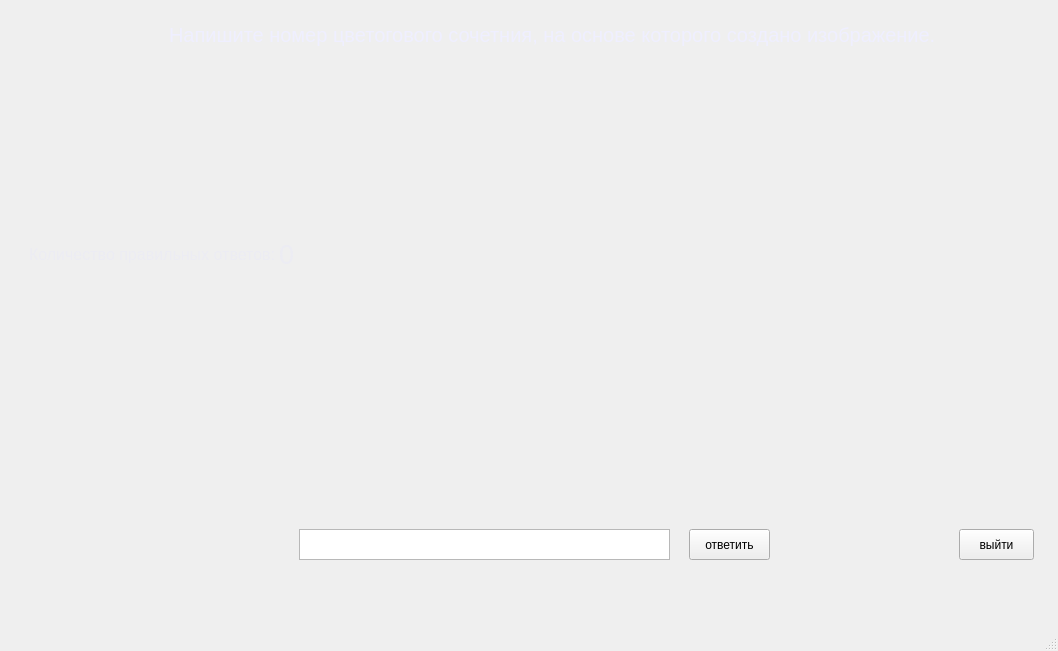
<?xml version="1.0" encoding="UTF-8"?>
<ui version="4.0">
 <class>MainWindow</class>
 <widget class="QMainWindow" name="MainWindow">
  <property name="geometry">
   <rect>
    <x>0</x>
    <y>0</y>
    <width>1058</width>
    <height>651</height>
   </rect>
  </property>
  <property name="minimumSize">
   <size>
    <width>1050</width>
    <height>600</height>
   </size>
  </property>
  <property name="windowTitle">
   <string>Тест</string>
  </property>
  <widget class="QWidget" name="centralwidget">
   <layout class="QHBoxLayout" name="horizontalLayout">
    <item>
     <widget class="QWidget" name="widget" native="true">
      <widget class="QTextEdit" name="answer">
       <property name="geometry">
        <rect>
         <x>290</x>
         <y>520</y>
         <width>371</width>
         <height>31</height>
        </rect>
       </property>
       <property name="html">
        <string>&lt;!DOCTYPE HTML PUBLIC &quot;-//W3C//DTD HTML 4.0//EN&quot; &quot;http://www.w3.org/TR/REC-html40/strict.dtd&quot;&gt;
&lt;html&gt;&lt;head&gt;&lt;meta name=&quot;qrichtext&quot; content=&quot;1&quot; /&gt;&lt;style type=&quot;text/css&quot;&gt;
p, li { white-space: pre-wrap; }
&lt;/style&gt;&lt;/head&gt;&lt;body style=&quot; font-family:'MS Shell Dlg 2'; font-size:8.25pt; font-weight:400; font-style:normal;&quot;&gt;
&lt;p style=&quot;-qt-paragraph-type:empty; margin-top:0px; margin-bottom:0px; margin-left:0px; margin-right:0px; -qt-block-indent:0; text-indent:0px;&quot;&gt;&lt;br /&gt;&lt;/p&gt;&lt;/body&gt;&lt;/html&gt;</string>
       </property>
      </widget>
      <widget class="QLabel" name="piclbl">
       <property name="geometry">
        <rect>
         <x>310</x>
         <y>70</y>
         <width>591</width>
         <height>411</height>
        </rect>
       </property>
       <property name="text">
        <string/>
       </property>
      </widget>
      <widget class="QPushButton" name="btn">
       <property name="geometry">
        <rect>
         <x>680</x>
         <y>520</y>
         <width>81</width>
         <height>31</height>
        </rect>
       </property>
       <property name="text">
        <string>ответить</string>
       </property>
      </widget>
      <widget class="QLabel" name="label">
       <property name="geometry">
        <rect>
         <x>160</x>
         <y>0</y>
         <width>771</width>
         <height>51</height>
        </rect>
       </property>
       <property name="palette">
        <palette>
         <active>
          <colorrole role="WindowText">
           <brush brushstyle="SolidPattern">
            <color alpha="255">
             <red>203</red>
             <green>203</green>
             <blue>217</blue>
            </color>
           </brush>
          </colorrole>
          <colorrole role="Button">
           <brush brushstyle="SolidPattern">
            <color alpha="255">
             <red>45</red>
             <green>134</green>
             <blue>217</blue>
            </color>
           </brush>
          </colorrole>
          <colorrole role="Window">
           <brush brushstyle="SolidPattern">
            <color alpha="255">
             <red>22</red>
             <green>14</green>
             <blue>14</blue>
            </color>
           </brush>
          </colorrole>
         </active>
         <inactive>
          <colorrole role="WindowText">
           <brush brushstyle="SolidPattern">
            <color alpha="255">
             <red>239</red>
             <green>239</green>
             <blue>255</blue>
            </color>
           </brush>
          </colorrole>
          <colorrole role="Button">
           <brush brushstyle="SolidPattern">
            <color alpha="255">
             <red>45</red>
             <green>134</green>
             <blue>217</blue>
            </color>
           </brush>
          </colorrole>
          <colorrole role="Window">
           <brush brushstyle="SolidPattern">
            <color alpha="255">
             <red>203</red>
             <green>203</green>
             <blue>217</blue>
            </color>
           </brush>
          </colorrole>
         </inactive>
         <disabled>
          <colorrole role="WindowText">
           <brush brushstyle="SolidPattern">
            <color alpha="255">
             <red>120</red>
             <green>120</green>
             <blue>120</blue>
            </color>
           </brush>
          </colorrole>
          <colorrole role="Button">
           <brush brushstyle="SolidPattern">
            <color alpha="255">
             <red>45</red>
             <green>134</green>
             <blue>217</blue>
            </color>
           </brush>
          </colorrole>
          <colorrole role="Window">
           <brush brushstyle="SolidPattern">
            <color alpha="255">
             <red>203</red>
             <green>203</green>
             <blue>217</blue>
            </color>
           </brush>
          </colorrole>
         </disabled>
        </palette>
       </property>
       <property name="font">
        <font>
         <family>Cantarell</family>
         <pointsize>15</pointsize>
         <weight>50</weight>
         <bold>false</bold>
         <strikeout>false</strikeout>
         <stylestrategy>PreferDefault</stylestrategy>
         <kerning>true</kerning>
        </font>
       </property>
       <property name="text">
        <string>Напишите номер цветогового сочетния, на основе которого создано изображение.</string>
       </property>
      </widget>
      <widget class="QPushButton" name="exit">
       <property name="geometry">
        <rect>
         <x>950</x>
         <y>520</y>
         <width>75</width>
         <height>31</height>
        </rect>
       </property>
       <property name="text">
        <string>выйти</string>
       </property>
      </widget>
      <widget class="QLabel" name="count">
       <property name="geometry">
        <rect>
         <x>270</x>
         <y>220</y>
         <width>51</width>
         <height>51</height>
        </rect>
       </property>
       <property name="palette">
        <palette>
         <active>
          <colorrole role="WindowText">
           <brush brushstyle="SolidPattern">
            <color alpha="255">
             <red>236</red>
             <green>236</green>
             <blue>243</blue>
            </color>
           </brush>
          </colorrole>
          <colorrole role="Button">
           <brush brushstyle="SolidPattern">
            <color alpha="255">
             <red>45</red>
             <green>134</green>
             <blue>217</blue>
            </color>
           </brush>
          </colorrole>
          <colorrole role="Window">
           <brush brushstyle="SolidPattern">
            <color alpha="255">
             <red>22</red>
             <green>14</green>
             <blue>14</blue>
            </color>
           </brush>
          </colorrole>
         </active>
         <inactive>
          <colorrole role="WindowText">
           <brush brushstyle="SolidPattern">
            <color alpha="255">
             <red>236</red>
             <green>236</green>
             <blue>243</blue>
            </color>
           </brush>
          </colorrole>
          <colorrole role="Button">
           <brush brushstyle="SolidPattern">
            <color alpha="255">
             <red>45</red>
             <green>134</green>
             <blue>217</blue>
            </color>
           </brush>
          </colorrole>
          <colorrole role="Window">
           <brush brushstyle="SolidPattern">
            <color alpha="255">
             <red>203</red>
             <green>203</green>
             <blue>217</blue>
            </color>
           </brush>
          </colorrole>
         </inactive>
         <disabled>
          <colorrole role="WindowText">
           <brush brushstyle="SolidPattern">
            <color alpha="255">
             <red>120</red>
             <green>120</green>
             <blue>120</blue>
            </color>
           </brush>
          </colorrole>
          <colorrole role="Button">
           <brush brushstyle="SolidPattern">
            <color alpha="255">
             <red>45</red>
             <green>134</green>
             <blue>217</blue>
            </color>
           </brush>
          </colorrole>
          <colorrole role="Window">
           <brush brushstyle="SolidPattern">
            <color alpha="255">
             <red>203</red>
             <green>203</green>
             <blue>217</blue>
            </color>
           </brush>
          </colorrole>
         </disabled>
        </palette>
       </property>
       <property name="font">
        <font>
         <family>Cantarell</family>
         <pointsize>20</pointsize>
         <weight>50</weight>
         <bold>false</bold>
         <strikeout>false</strikeout>
         <stylestrategy>PreferDefault</stylestrategy>
         <kerning>true</kerning>
        </font>
       </property>
       <property name="text">
        <string>0</string>
       </property>
      </widget>
      <widget class="QLabel" name="label_2">
       <property name="geometry">
        <rect>
         <x>20</x>
         <y>220</y>
         <width>251</width>
         <height>51</height>
        </rect>
       </property>
       <property name="palette">
        <palette>
         <active>
          <colorrole role="WindowText">
           <brush brushstyle="SolidPattern">
            <color alpha="255">
             <red>236</red>
             <green>236</green>
             <blue>243</blue>
            </color>
           </brush>
          </colorrole>
          <colorrole role="Button">
           <brush brushstyle="SolidPattern">
            <color alpha="255">
             <red>45</red>
             <green>134</green>
             <blue>217</blue>
            </color>
           </brush>
          </colorrole>
          <colorrole role="Window">
           <brush brushstyle="SolidPattern">
            <color alpha="255">
             <red>22</red>
             <green>14</green>
             <blue>14</blue>
            </color>
           </brush>
          </colorrole>
         </active>
         <inactive>
          <colorrole role="WindowText">
           <brush brushstyle="SolidPattern">
            <color alpha="255">
             <red>236</red>
             <green>236</green>
             <blue>243</blue>
            </color>
           </brush>
          </colorrole>
          <colorrole role="Button">
           <brush brushstyle="SolidPattern">
            <color alpha="255">
             <red>45</red>
             <green>134</green>
             <blue>217</blue>
            </color>
           </brush>
          </colorrole>
          <colorrole role="Window">
           <brush brushstyle="SolidPattern">
            <color alpha="255">
             <red>203</red>
             <green>203</green>
             <blue>217</blue>
            </color>
           </brush>
          </colorrole>
         </inactive>
         <disabled>
          <colorrole role="WindowText">
           <brush brushstyle="SolidPattern">
            <color alpha="255">
             <red>120</red>
             <green>120</green>
             <blue>120</blue>
            </color>
           </brush>
          </colorrole>
          <colorrole role="Button">
           <brush brushstyle="SolidPattern">
            <color alpha="255">
             <red>45</red>
             <green>134</green>
             <blue>217</blue>
            </color>
           </brush>
          </colorrole>
          <colorrole role="Window">
           <brush brushstyle="SolidPattern">
            <color alpha="255">
             <red>203</red>
             <green>203</green>
             <blue>217</blue>
            </color>
           </brush>
          </colorrole>
         </disabled>
        </palette>
       </property>
       <property name="font">
        <font>
         <family>Cantarell</family>
         <pointsize>12</pointsize>
         <weight>50</weight>
         <bold>false</bold>
         <strikeout>false</strikeout>
         <stylestrategy>PreferDefault</stylestrategy>
         <kerning>true</kerning>
        </font>
       </property>
       <property name="text">
        <string>Количество правильных ответов:</string>
       </property>
      </widget>
      <widget class="QLabel" name="wrong">
       <property name="geometry">
        <rect>
         <x>770</x>
         <y>510</y>
         <width>171</width>
         <height>41</height>
        </rect>
       </property>
       <property name="palette">
        <palette>
         <active>
          <colorrole role="WindowText">
           <brush brushstyle="SolidPattern">
            <color alpha="255">
             <red>217</red>
             <green>48</green>
             <blue>50</blue>
            </color>
           </brush>
          </colorrole>
          <colorrole role="Button">
           <brush brushstyle="SolidPattern">
            <color alpha="255">
             <red>45</red>
             <green>134</green>
             <blue>217</blue>
            </color>
           </brush>
          </colorrole>
          <colorrole role="Dark">
           <brush brushstyle="SolidPattern">
            <color alpha="255">
             <red>160</red>
             <green>16</green>
             <blue>18</blue>
            </color>
           </brush>
          </colorrole>
          <colorrole role="Mid">
           <brush brushstyle="SolidPattern">
            <color alpha="255">
             <red>160</red>
             <green>58</green>
             <blue>60</blue>
            </color>
           </brush>
          </colorrole>
          <colorrole role="Text">
           <brush brushstyle="SolidPattern">
            <color alpha="255">
             <red>0</red>
             <green>0</green>
             <blue>0</blue>
            </color>
           </brush>
          </colorrole>
          <colorrole role="ButtonText">
           <brush brushstyle="SolidPattern">
            <color alpha="255">
             <red>0</red>
             <green>0</green>
             <blue>0</blue>
            </color>
           </brush>
          </colorrole>
          <colorrole role="Window">
           <brush brushstyle="SolidPattern">
            <color alpha="255">
             <red>22</red>
             <green>14</green>
             <blue>14</blue>
            </color>
           </brush>
          </colorrole>
          <colorrole role="AlternateBase">
           <brush brushstyle="SolidPattern">
            <color alpha="255">
             <red>233</red>
             <green>56</green>
             <blue>59</blue>
            </color>
           </brush>
          </colorrole>
          <colorrole role="PlaceholderText">
           <brush brushstyle="SolidPattern">
            <color alpha="128">
             <red>0</red>
             <green>0</green>
             <blue>0</blue>
            </color>
           </brush>
          </colorrole>
         </active>
         <inactive>
          <colorrole role="WindowText">
           <brush brushstyle="SolidPattern">
            <color alpha="255">
             <red>217</red>
             <green>48</green>
             <blue>50</blue>
            </color>
           </brush>
          </colorrole>
          <colorrole role="Button">
           <brush brushstyle="SolidPattern">
            <color alpha="255">
             <red>45</red>
             <green>134</green>
             <blue>217</blue>
            </color>
           </brush>
          </colorrole>
          <colorrole role="Dark">
           <brush brushstyle="SolidPattern">
            <color alpha="255">
             <red>160</red>
             <green>16</green>
             <blue>18</blue>
            </color>
           </brush>
          </colorrole>
          <colorrole role="Mid">
           <brush brushstyle="SolidPattern">
            <color alpha="255">
             <red>160</red>
             <green>58</green>
             <blue>60</blue>
            </color>
           </brush>
          </colorrole>
          <colorrole role="Text">
           <brush brushstyle="SolidPattern">
            <color alpha="255">
             <red>0</red>
             <green>0</green>
             <blue>0</blue>
            </color>
           </brush>
          </colorrole>
          <colorrole role="ButtonText">
           <brush brushstyle="SolidPattern">
            <color alpha="255">
             <red>0</red>
             <green>0</green>
             <blue>0</blue>
            </color>
           </brush>
          </colorrole>
          <colorrole role="Window">
           <brush brushstyle="SolidPattern">
            <color alpha="255">
             <red>203</red>
             <green>203</green>
             <blue>217</blue>
            </color>
           </brush>
          </colorrole>
          <colorrole role="AlternateBase">
           <brush brushstyle="SolidPattern">
            <color alpha="255">
             <red>233</red>
             <green>56</green>
             <blue>59</blue>
            </color>
           </brush>
          </colorrole>
          <colorrole role="PlaceholderText">
           <brush brushstyle="SolidPattern">
            <color alpha="128">
             <red>0</red>
             <green>0</green>
             <blue>0</blue>
            </color>
           </brush>
          </colorrole>
         </inactive>
         <disabled>
          <colorrole role="WindowText">
           <brush brushstyle="SolidPattern">
            <color alpha="255">
             <red>160</red>
             <green>16</green>
             <blue>18</blue>
            </color>
           </brush>
          </colorrole>
          <colorrole role="Button">
           <brush brushstyle="SolidPattern">
            <color alpha="255">
             <red>45</red>
             <green>134</green>
             <blue>217</blue>
            </color>
           </brush>
          </colorrole>
          <colorrole role="Dark">
           <brush brushstyle="SolidPattern">
            <color alpha="255">
             <red>160</red>
             <green>16</green>
             <blue>18</blue>
            </color>
           </brush>
          </colorrole>
          <colorrole role="Mid">
           <brush brushstyle="SolidPattern">
            <color alpha="255">
             <red>160</red>
             <green>58</green>
             <blue>60</blue>
            </color>
           </brush>
          </colorrole>
          <colorrole role="Text">
           <brush brushstyle="SolidPattern">
            <color alpha="255">
             <red>160</red>
             <green>16</green>
             <blue>18</blue>
            </color>
           </brush>
          </colorrole>
          <colorrole role="ButtonText">
           <brush brushstyle="SolidPattern">
            <color alpha="255">
             <red>160</red>
             <green>16</green>
             <blue>18</blue>
            </color>
           </brush>
          </colorrole>
          <colorrole role="Window">
           <brush brushstyle="SolidPattern">
            <color alpha="255">
             <red>203</red>
             <green>203</green>
             <blue>217</blue>
            </color>
           </brush>
          </colorrole>
          <colorrole role="AlternateBase">
           <brush brushstyle="SolidPattern">
            <color alpha="255">
             <red>233</red>
             <green>56</green>
             <blue>59</blue>
            </color>
           </brush>
          </colorrole>
          <colorrole role="PlaceholderText">
           <brush brushstyle="SolidPattern">
            <color alpha="128">
             <red>0</red>
             <green>0</green>
             <blue>0</blue>
            </color>
           </brush>
          </colorrole>
         </disabled>
        </palette>
       </property>
       <property name="font">
        <font>
         <family>Cantarell</family>
         <pointsize>15</pointsize>
         <weight>50</weight>
         <bold>false</bold>
         <strikeout>false</strikeout>
         <stylestrategy>PreferDefault</stylestrategy>
         <kerning>true</kerning>
        </font>
       </property>
       <property name="text">
        <string/>
       </property>
      </widget>
     </widget>
    </item>
   </layout>
  </widget>
  <widget class="QMenuBar" name="menubar">
   <property name="geometry">
    <rect>
     <x>0</x>
     <y>0</y>
     <width>1058</width>
     <height>20</height>
    </rect>
   </property>
  </widget>
  <widget class="QStatusBar" name="statusbar"/>
 </widget>
 <resources/>
 <connections/>
</ui>
